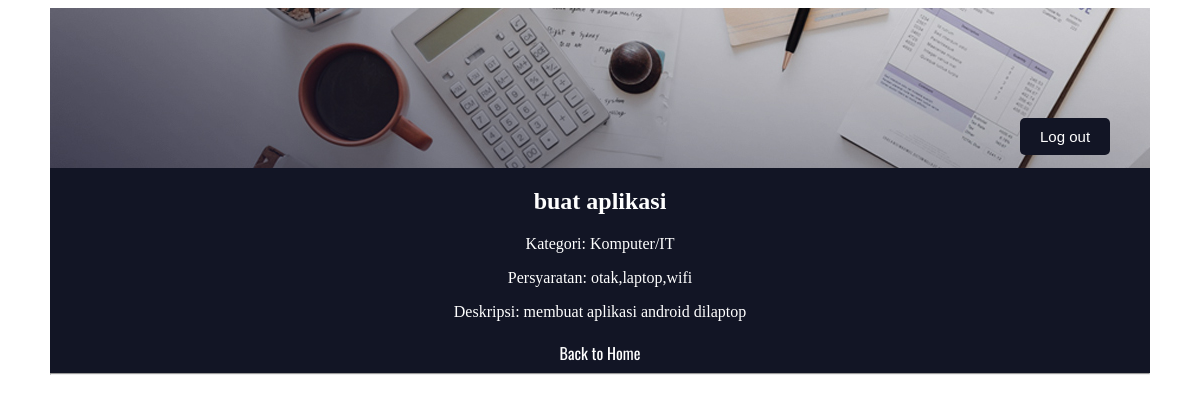
The app's page /Admin/admin-pekerjaan-about.php?id=3 (signed in) with its own data.
### tables this page shows
CREATE TABLE `jobs` (
  `id` int(11) NOT NULL,
  `company_id` int(11) NOT NULL,
  `title` varchar(255) NOT NULL,
  `description` text NOT NULL,
  `requirements` text NOT NULL,
  `salary` decimal(10,2) NOT NULL,
  `deadline` date NOT NULL,
  `category` varchar(50) NOT NULL
);

### Admin/admin-pekerjaan-about.php (the view, shortened to what this page needs)
<?php
include '../db_connection.php';
$job_id = $_GET['id'];
$sql = "SELECT * FROM jobs WHERE id = ?";
$stmt = $conn->prepare($sql);
$stmt->bind_param("i", $job_id);
$stmt->execute();
$result = $stmt->get_result();
$job = $result->fetch_assoc();
?>
<!DOCTYPE html>
<html>
<head>
    <link rel="stylesheet" type="text/css" href="../CSS/Admin/admin-pekerjaan.css">
</head>
<body>
    <div class="container">
        <div class="header">
        </div>
        <div class="log-out"><a href="../logout.php">Log out</a></div>
<div class="detail" style="text-align: center; color: white;">
	<h2><?php echo htmlspecialchars($job['title']); ?></h2>
	<p>Kategori: <?php echo htmlspecialchars($job['category']); ?></p>
	<p>Persyaratan: <?php echo htmlspecialchars($job['requirements']); ?></p>
	<p>Deskripsi: <?php echo htmlspecialchars($job['description']); ?></p>
</div>
        <div class="back-link" style="text-align: center; margin-top: 20px;">
            <a href="admin-pekerjaan.php" style="color: white; text-decoration: none; font-size: 16px;">Back to Home</a>
        </div>
        <hr>
    </div>
</body>
</html>

### CSS/Admin/admin-pekerjaan.css (style rules this page uses)
body { background-color: white; }
.container { width: 1100px; margin: auto; background-color: #121525; }
.header { background-image: url(../../Images/header.jpg); padding: 80px; padding-right: 80px; }
.log-out a { position: absolute; border-radius: 5px; background-color: #121525; padding: 10px; padding-right: 20px; padding-left: 20px; border-style: none; font-family: arial; font-size: 15px; color: white; text-decoration: none; transition: 0.3s; margin-left: 970px; margin-top: -50px; }
a { font-family: 'Oswald', sans-serif; font-size: 20px; margin-bottom: 10px; color: white; text-decoration: none; transition: 0.3s; }

### records on screen
jobs: title "buat aplikasi", category "Komputer/IT", requirements "otak,laptop,wifi", description "membuat aplikasi android dilaptop"
